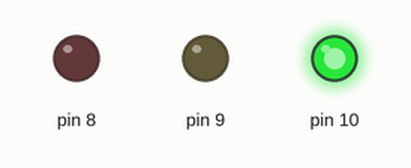
Bench run of a sketch on a simulated Arduino Uno, built with avr-gcc and run on an emulated ATmega328P. Shown: output pins drawn as LEDs (lit = HIGH).

Above: at 2.5 s.
At 6.0 s:
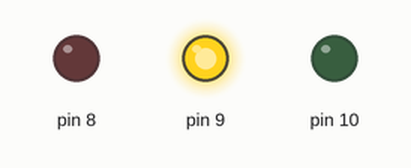
At 10.5 s:
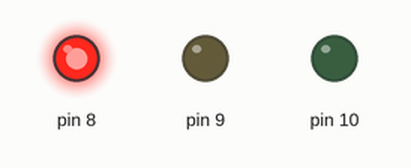
Timing chart, 0 to 18.2 s (numbered marks = the images above):
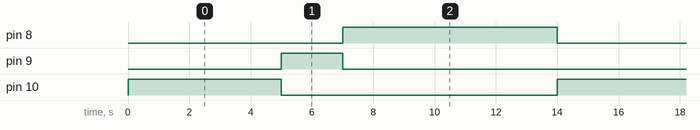

The sketch:

sketch.ino
```cpp
void setup() {

  pinMode(8, OUTPUT);
  pinMode(9, OUTPUT);
  pinMode(10, OUTPUT);
}

void loop() {

  digitalWrite(10, HIGH);
  delay(5000);

  digitalWrite(10, LOW);
  digitalWrite(9, HIGH);
  delay(2000);

  digitalWrite(9, LOW);
  digitalWrite(8, HIGH);
  delay(7000);

  digitalWrite(8, LOW);
}
```

Measured:
- by itself, pin 8: alternates HIGH for 7.0 s and LOW for 7.0 s
- by itself, pin 9: alternates HIGH for 2.0 s and LOW for 12.0 s
- by itself, pin 10: alternates HIGH for 5.0 s and LOW for 9.0 s
